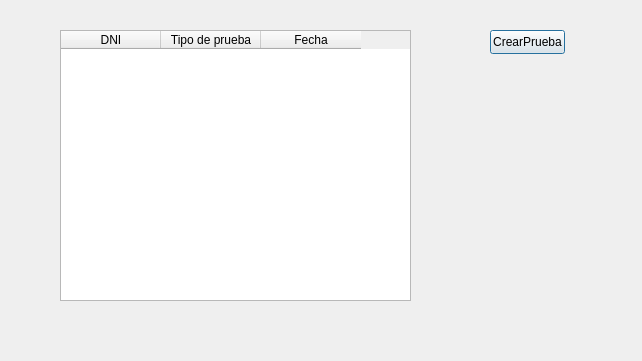
<?xml version="1.0" encoding="UTF-8"?>
<ui version="4.0">
 <class>MostrarPrueba</class>
 <widget class="QDialog" name="MostrarPrueba">
  <property name="geometry">
   <rect>
    <x>0</x>
    <y>0</y>
    <width>642</width>
    <height>361</height>
   </rect>
  </property>
  <property name="windowTitle">
   <string>Dialog</string>
  </property>
  <widget class="QPushButton" name="pushButton">
   <property name="geometry">
    <rect>
     <x>490</x>
     <y>30</y>
     <width>75</width>
     <height>24</height>
    </rect>
   </property>
   <property name="text">
    <string>CrearPrueba</string>
   </property>
  </widget>
  <widget class="QTableWidget" name="tableWidget">
   <property name="geometry">
    <rect>
     <x>60</x>
     <y>30</y>
     <width>351</width>
     <height>271</height>
    </rect>
   </property>
   <column>
    <property name="text">
     <string>DNI</string>
    </property>
   </column>
   <column>
    <property name="text">
     <string>Tipo de prueba</string>
    </property>
   </column>
   <column>
    <property name="text">
     <string>Fecha</string>
    </property>
   </column>
  </widget>
 </widget>
 <resources/>
 <connections/>
</ui>
